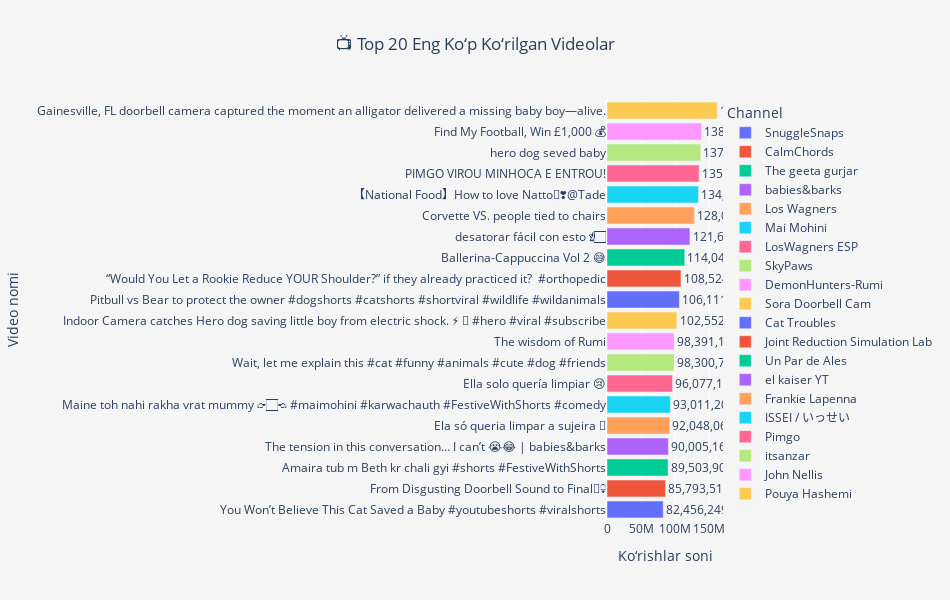

The cell this chart's notebook holds for it:
### Markdown cell above
# Eng ko‘p ko‘rilgan 25 ta video

### Code cell
import plotly.express as px

top_videos = df.nlargest(20, 'Views')

fig = px.bar(
    top_videos.sort_values('Views', ascending=True),
    x='Views',
    y='Video Title',
    color='Channel',
    orientation='h',
    text='Views',
    title='📺 Top 20 Eng Ko‘p Ko‘rilgan Videolar'
)

fig.update_traces(
    texttemplate='%{text:,}',  # 1,000 formatda yozadi
    textposition='outside'
)

fig.update_layout(
    xaxis_title='Ko‘rishlar soni',
    yaxis_title='Video nomi',
    title_x=0.5,
    height=600,
    width=950,
    plot_bgcolor='rgba(245,245,245,1)',
    paper_bgcolor='rgba(245,245,245,1)',
    font=dict(size=12)
)

fig.show()

### Figure 1 — Plotly figure (JSON) as saved in the notebook; plotly's stock layout.template omitted (floating-point values rounded to 4 significant figures)
{"data": [{"hovertemplate": "Channel=SnuggleSnaps<br>Views=%{text}<br>Video Title=%{y}<extra></extra>", "legendgroup": "SnuggleSnaps", "marker": {"color": "#636efa", "pattern": {"shape": ""}}, "name": "SnuggleSnaps", "orientation": "h", "showlegend": true, "text": [82460000.0], "textposition": "outside", "texttemplate": "%{text:,}", "type": "bar", "x": [82456249], "xaxis": "x", "y": ["You Won’t Believe This Cat Saved a Baby #youtubeshorts #viralshorts"], "yaxis": "y"}, {"hovertemplate": "Channel=CalmChords<br>Views=%{text}<br>Video Title=%{y}<extra></extra>", "legendgroup": "CalmChords", "marker": {"color": "#EF553B", "pattern": {"shape": ""}}, "name": "CalmChords", "orientation": "h", "showlegend": true, "text": [85790000.0], "textposition": "outside", "texttemplate": "%{text:,}", "type": "bar", "x": [85793519], "xaxis": "x", "y": ["From Disgusting Doorbell Sound to Final🤢💀"], "yaxis": "y"}, {"hovertemplate": "Channel=The geeta gurjar<br>Views=%{text}<br>Video Title=%{y}<extra></extra>", "legendgroup": "The geeta gurjar", "marker": {"color": "#00cc96", "pattern": {"shape": ""}}, "name": "The geeta gurjar", "orientation": "h", "showlegend": true, "text": [89500000.0], "textposition": "outside", "texttemplate": "%{text:,}", "type": "bar", "x": [89503905], "xaxis": "x", "y": ["Amaira tub m Beth kr chali gyi #shorts #FestiveWithShorts"], "yaxis": "y"}, {"hovertemplate": "Channel=babies&barks<br>Views=%{text}<br>Video Title=%{y}<extra></extra>", "legendgroup": "babies&barks", "marker": {"color": "#ab63fa", "pattern": {"shape": ""}}, "name": "babies&barks", "orientation": "h", "showlegend": true, "text": [90010000.0], "textposition": "outside", "texttemplate": "%{text:,}", "type": "bar", "x": [90005165], "xaxis": "x", "y": ["The tension in this conversation… I can’t 😭😂 | babies&barks"], "yaxis": "y"}, {"hovertemplate": "Channel=Los Wagners<br>Views=%{text}<br>Video Title=%{y}<extra></extra>", "legendgroup": "Los Wagners", "marker": {"color": "#FFA15A", "pattern": {"shape": ""}}, "name": "Los Wagners", "orientation": "h", "showlegend": true, "text": [92050000.0], "textposition": "outside", "texttemplate": "%{text:,}", "type": "bar", "x": [92048061], "xaxis": "x", "y": ["Ela só queria limpar a sujeira 🧹"], "yaxis": "y"}, {"hovertemplate": "Channel=Mai Mohini<br>Views=%{text}<br>Video Title=%{y}<extra></extra>", "legendgroup": "Mai Mohini", "marker": {"color": "#19d3f3", "pattern": {"shape": ""}}, "name": "Mai Mohini", "orientation": "h", "showlegend": true, "text": [93010000.0], "textposition": "outside", "texttemplate": "%{text:,}", "type": "bar", "x": [93011208], "xaxis": "x", "y": ["Maine toh nahi rakha vrat mummy 👉🏻👈 #maimohini #karwachauth #FestiveWithShorts #comedy"], "yaxis": "y"}, {"hovertemplate": "Channel=LosWagners ESP<br>Views=%{text}<br>Video Title=%{y}<extra></extra>", "legendgroup": "LosWagners ESP", "marker": {"color": "#FF6692", "pattern": {"shape": ""}}, "name": "LosWagners ESP", "orientation": "h", "showlegend": true, "text": [96080000.0], "textposition": "outside", "texttemplate": "%{text:,}", "type": "bar", "x": [96077127], "xaxis": "x", "y": ["Ella solo quería limpiar 😢"], "yaxis": "y"}, {"hovertemplate": "Channel=SkyPaws<br>Views=%{text}<br>Video Title=%{y}<extra></extra>", "legendgroup": "SkyPaws", "marker": {"color": "#B6E880", "pattern": {"shape": ""}}, "name": "SkyPaws", "orientation": "h", "showlegend": true, "text": [98300000.0], "textposition": "outside", "texttemplate": "%{text:,}", "type": "bar", "x": [98300746], "xaxis": "x", "y": ["Wait, let me explain this #cat #funny #animals #cute #dog #friends"], "yaxis": "y"}, {"hovertemplate": "Channel=DemonHunters-Rumi<br>Views=%{text}<br>Video Title=%{y}<extra></extra>", "legendgroup": "DemonHunters-Rumi", "marker": {"color": "#FF97FF", "pattern": {"shape": ""}}, "name": "DemonHunters-Rumi", "orientation": "h", "showlegend": true, "text": [98390000.0], "textposition": "outside", "texttemplate": "%{text:,}", "type": "bar", "x": [98391199], "xaxis": "x", "y": ["The wisdom of Rumi"], "yaxis": "y"}, {"hovertemplate": "Channel=Sora Doorbell Cam<br>Views=%{text}<br>Video Title=%{y}<extra></extra>", "legendgroup": "Sora Doorbell Cam", "marker": {"color": "#FECB52", "pattern": {"shape": ""}}, "name": "Sora Doorbell Cam", "orientation": "h", "showlegend": true, "text": [102600000.0], "textposition": "outside", "texttemplate": "%{text:,}", "type": "bar", "x": [102552214], "xaxis": "x", "y": ["Indoor Camera catches Hero dog saving little boy from electric shock. ⚡️ 🐶 #hero #viral #subscribe"], "yaxis": "y"}, {"hovertemplate": "Channel=Cat Troubles<br>Views=%{text}<br>Video Title=%{y}<extra></extra>", "legendgroup": "Cat Troubles", "marker": {"color": "#636efa", "pattern": {"shape": ""}}, "name": "Cat Troubles", "orientation": "h", "showlegend": true, "text": [106100000.0], "textposition": "outside", "texttemplate": "%{text:,}", "type": "bar", "x": [106111153], "xaxis": "x", "y": ["Pitbull vs Bear to protect the owner #dogshorts #catshorts #shortviral #wildlife #wildanimals"], "yaxis": "y"}, {"hovertemplate": "Channel=Joint Reduction Simulation Lab<br>Views=%{text}<br>Video Title=%{y}<extra></extra>", "legendgroup": "Joint Reduction Simulation Lab", "marker": {"color": "#EF553B", "pattern": {"shape": ""}}, "name": "Joint Reduction Simulation Lab", "orientation": "h", "showlegend": true, "text": [108500000.0], "textposition": "outside", "texttemplate": "%{text:,}", "type": "bar", "x": [108524849], "xaxis": "x", "y": ["“Would You Let a Rookie Reduce YOUR Shoulder?” if they already practiced it?  #orthopedic"], "yaxis": "y"}, {"hovertemplate": "Channel=Un Par de Ales<br>Views=%{text}<br>Video Title=%{y}<extra></extra>", "legendgroup": "Un Par de Ales", "marker": {"color": "#00cc96", "pattern": {"shape": ""}}, "name": "Un Par de Ales", "orientation": "h", "showlegend": true, "text": [114000000.0], "textposition": "outside", "texttemplate": "%{text:,}", "type": "bar", "x": [114047421], "xaxis": "x", "y": ["Ballerina-Cappuccina Vol 2 😅"], "yaxis": "y"}, {"hovertemplate": "Channel=el kaiser YT<br>Views=%{text}<br>Video Title=%{y}<extra></extra>", "legendgroup": "el kaiser YT", "marker": {"color": "#ab63fa", "pattern": {"shape": ""}}, "name": "el kaiser YT", "orientation": "h", "showlegend": true, "text": [121700000.0], "textposition": "outside", "texttemplate": "%{text:,}", "type": "bar", "x": [121675402], "xaxis": "x", "y": ["desatorar fácil con esto ☝🏻"], "yaxis": "y"}, {"hovertemplate": "Channel=Frankie Lapenna<br>Views=%{text}<br>Video Title=%{y}<extra></extra>", "legendgroup": "Frankie Lapenna", "marker": {"color": "#FFA15A", "pattern": {"shape": ""}}, "name": "Frankie Lapenna", "orientation": "h", "showlegend": true, "text": [128100000.0], "textposition": "outside", "texttemplate": "%{text:,}", "type": "bar", "x": [128092676], "xaxis": "x", "y": ["Corvette VS. people tied to chairs"], "yaxis": "y"}, {"hovertemplate": "Channel=ISSEI / いっせい<br>Views=%{text}<br>Video Title=%{y}<extra></extra>", "legendgroup": "ISSEI / いっせい", "marker": {"color": "#19d3f3", "pattern": {"shape": ""}}, "name": "ISSEI / いっせい", "orientation": "h", "showlegend": true, "text": [134100000.0], "textposition": "outside", "texttemplate": "%{text:,}", "type": "bar", "x": [134137949], "xaxis": "x", "y": ["【National Food】How to love Natto🫘❣️@Tade"], "yaxis": "y"}, {"hovertemplate": "Channel=Pimgo<br>Views=%{text}<br>Video Title=%{y}<extra></extra>", "legendgroup": "Pimgo", "marker": {"color": "#FF6692", "pattern": {"shape": ""}}, "name": "Pimgo", "orientation": "h", "showlegend": true, "text": [135200000.0], "textposition": "outside", "texttemplate": "%{text:,}", "type": "bar", "x": [135167139], "xaxis": "x", "y": ["PIMGO VIROU MINHOCA E ENTROU!"], "yaxis": "y"}, {"hovertemplate": "Channel=itsanzar<br>Views=%{text}<br>Video Title=%{y}<extra></extra>", "legendgroup": "itsanzar", "marker": {"color": "#B6E880", "pattern": {"shape": ""}}, "name": "itsanzar", "orientation": "h", "showlegend": true, "text": [137300000.0], "textposition": "outside", "texttemplate": "%{text:,}", "type": "bar", "x": [137295275], "xaxis": "x", "y": ["hero dog seved baby"], "yaxis": "y"}, {"hovertemplate": "Channel=John Nellis<br>Views=%{text}<br>Video Title=%{y}<extra></extra>", "legendgroup": "John Nellis", "marker": {"color": "#FF97FF", "pattern": {"shape": ""}}, "name": "John Nellis", "orientation": "h", "showlegend": true, "text": [138700000.0], "textposition": "outside", "texttemplate": "%{text:,}", "type": "bar", "x": [138739251], "xaxis": "x", "y": ["Find My Football, Win £1,000 💰"], "yaxis": "y"}, {"hovertemplate": "Channel=Pouya Hashemi<br>Views=%{text}<br>Video Title=%{y}<extra></extra>", "legendgroup": "Pouya Hashemi", "marker": {"color": "#FECB52", "pattern": {"shape": ""}}, "name": "Pouya Hashemi", "orientation": "h", "showlegend": true, "text": [161700000.0], "textposition": "outside", "texttemplate": "%{text:,}", "type": "bar", "x": [161655701], "xaxis": "x", "y": ["Gainesville, FL doorbell camera captured the moment an alligator delivered a missing baby boy—alive."], "yaxis": "y"}], "layout": {"barmode": "relative", "font": {"size": 12}, "height": 600, "legend": {"title": {"text": "Channel"}, "tracegroupgap": 0}, "paper_bgcolor": "rgba(245,245,245,1)", "plot_bgcolor": "rgba(245,245,245,1)", "title": {"text": "📺 Top 20 Eng Ko‘p Ko‘rilgan Videolar", "x": 0.5}, "width": 950, "xaxis": {"anchor": "y", "domain": [0, 1], "title": {"text": "Ko‘rishlar soni"}}, "yaxis": {"anchor": "x", "domain": [0, 1], "title": {"text": "Video nomi"}}}}
